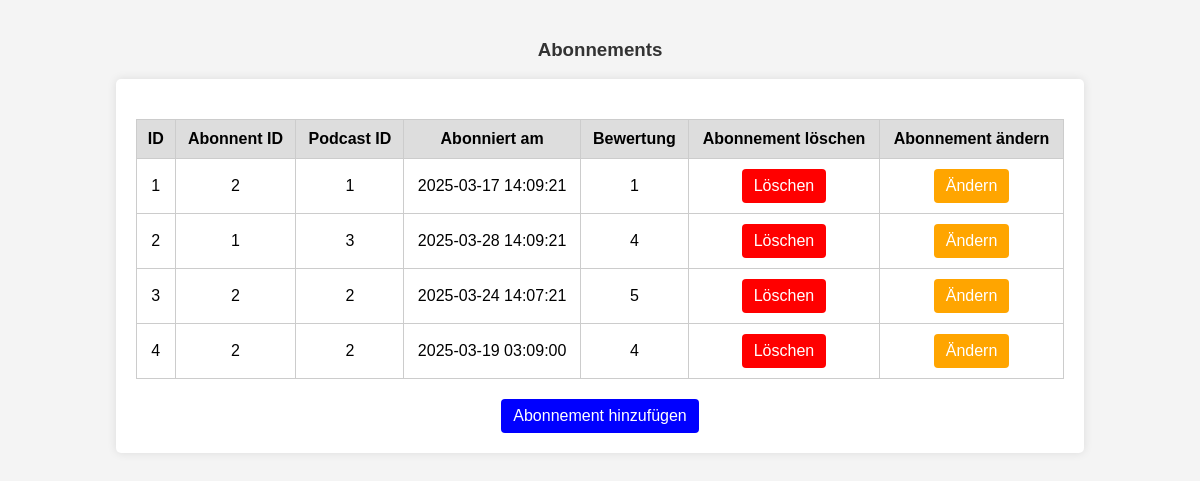
The page / on the database its author committed.
### tables this page shows
CREATE TABLE `abonnement` (
  `id` int(11) NOT NULL,                           
  `abonnent_id` int(11) NOT NULL,                  
  `podcast_id` int(11) NOT NULL,                   
  `abonniert_am` timestamp NOT NULL DEFAULT current_timestamp(),  
  `bewertung` tinyint(4) DEFAULT NULL              
);

### index.php (the view, shortened to what this page needs)
<?php
require (__DIR__) . '/connect.php';
$stmt = $pdo->prepare('SELECT * FROM `abonnement`');
$stmt->execute();
$results = $stmt->fetchAll(PDO::FETCH_ASSOC);
?>
<!DOCTYPE html>
<html lang="de">
<head>
</head>
<body>
    <h3>Abonnements</h3>
    <div class="container">
        <table>
            <thead>
                <tr>
                    <th>ID</th>
                    <th>Abonnent ID</th>
                    <th>Podcast ID</th>
                    <th>Abonniert am</th>
                    <th>Bewertung</th>
                    <th>Abonnement löschen</th>
                    <th>Abonnement ändern</th>
                </tr>
            </thead>
            <tbody>
                <?php foreach($results as $result): ?>
                    <tr>
                        <td><?php echo $result['id'] ?></td>
                        <td><?php echo $result['abonnent_id'] ?></td>
                        <td><?php echo $result['podcast_id'] ?></td>
                        <td><?php echo $result['abonniert_am'] ?></td>
                        <td><?php echo $result['bewertung'] ?></td>
                        <td><a href="./delete.php?deleteId=<?php echo $result['id'] ?>" class="btn-delete">Löschen</a></td>
                        <td><a href="./update.php?updateId=<?php echo $result['id'] ?>" class="btn-update">Ändern</a></td>
                    </tr>
                <?php endforeach; ?>
            </tbody>
        </table>
        <a class="btn-add" href="./submit.php">Abonnement hinzufügen</a>
    </div>
</body>
</html>

### index.php (style rules this page uses)
body { font-family: Arial, sans-serif; background-color: #f4f4f4; margin: 0; padding: 20px; text-align: center; }
h3 { color: #333; }
.container { width: 80%; margin: auto; background: white; padding: 20px; box-shadow: 0px 0px 10px rgba(0, 0, 0, 0.1); border-radius: 5px; }
table { width: 100%; border-collapse: collapse; margin-top: 20px; }
table, th, td { border: 1px solid #ccc; }
th, td { padding: 10px; text-align: center; }
th { background-color: #ddd; }
a { text-decoration: none; color: white; display: inline-block; padding: 8px 12px; border-radius: 4px; }
.btn-delete { background-color: red; }
.btn-update { background-color: orange; }
.btn-add { background-color: blue; margin-top: 20px; display: inline-block; }

### rows shown on the page
abonnement: id "1", abonnent "2", podcast "1", abonniert_am "2025-03-17 14:09:21", bewertung "1"
abonnement: id "2", abonnent "1", podcast "3", abonniert_am "2025-03-28 14:09:21", bewertung "4"
abonnement: id "3", abonnent "2", podcast "2", abonniert_am "2025-03-24 14:07:21", bewertung "5"
abonnement: id "4", abonnent "2", podcast "2", abonniert_am "2025-03-19 03:09:00", bewertung "4"
